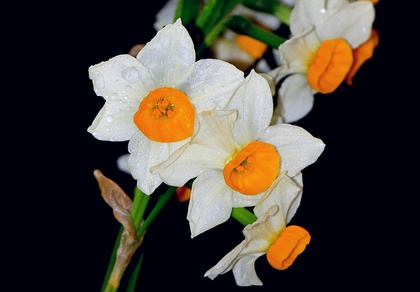
%> input picture Task2/123.jpg, 420 x 292 px, shrunk from 1200 x 835 before the run
$ octave task2_1.m   (GNU Octave 9; MATLAB toolbox functions it lacks are replaced by stand-ins)
%> lines starting %> are read from the running program, lines starting %| are printed output that depends on the picture; in (x1, y1, x2, y2) boxes, pixels count from 0 and x2, y2 are one past the last pixel; in counts of white or black regions, pixels touching at a corner belong together; the program's own positions count from 1
img = imread('123.jpg');
%> img is the input picture: size 292x420x3 uint8; mean R, G, B 72.1, 65.2, 59
img = rgb2gray(img);
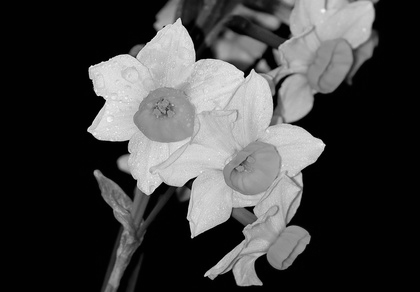
%> img: size 292x420 uint8; min 0, max 251, mean 66.4
[m,n]=size(img);
%> m = 292; n = 420
g_out = zeros(m,n);
f_a = 10;%0-255
f_b = 200;%0-255
g_a = 20;%0-255
g_b = 40;%0-255
for i=1:m
    for j=1:n
        if img(i,j) < f_a
            g_out(i,j) =  g_a / f_a * img(i,j);
        end
        if img(i,j) > f_a && img(i,j) < f_b
            g_out(i,j) = (g_b - g_a) / (f_b - f_a) * (img(i,j)-f_a)+g_a;
        end
        if img(i,j) > f_b
            g_out(i,j) = (255-g_b) / (255-f_a) * (img(i,j)-f_b)+g_b;
        end
    end
end
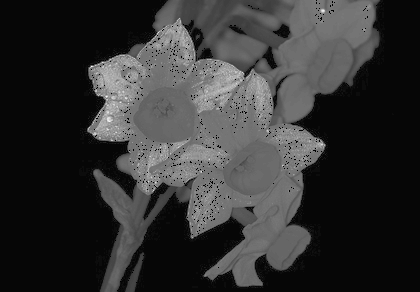
%> g_out: size 292x420 double; min 0, max 85, mean 16.8; drawn with min black and max white
figure(1)
subplot(2,2,1),imshow(img),title('IN')
subplot(2,2,2),imshow(g_out),title('OUT')
%> after `imshow(g_out)`:
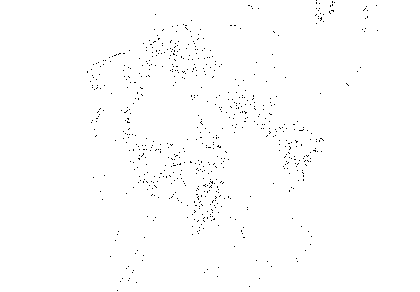
%> displayed picture: size 292x420, on the screen's scale of 0 to 255; 99.3% white; black in thin lines or dots, all inside (x1, y1, x2, y2) = (87, 0, 378, 291)
